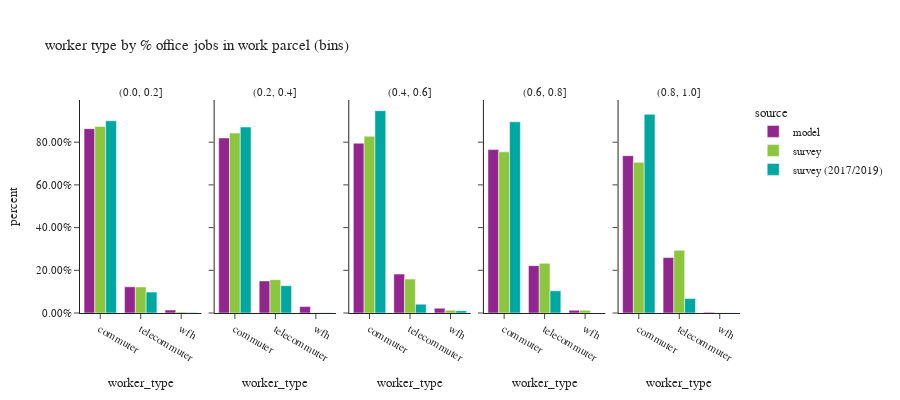

The notebook cell saved with this chart:
### Code cell
df_worker_count = workers.groupby(['source','% office jobs (bins)','worker_type'])['pdexpfac']. \
    sum().reset_index()
df_worker_count['percent'] = df_worker_count.groupby(['source','% office jobs (bins)'], group_keys=False)['pdexpfac']. \
    apply(lambda x: x / float(x.sum()))
df_worker_count = df_worker_count.loc[df_worker_count['% office jobs (bins)']!="no jobs"]

df_worker_count_ct = workers.groupby(['source','% office jobs (bins)','worker_type'])['pdexpfac'].count().reset_index(). \
    rename(columns={'pdexpfac':'sample count'})
df_worker_count = df_worker_count.merge(df_worker_count_ct, on=['source','% office jobs (bins)','worker_type']). \
    rename(columns={'pdexpfac':'total count'})

fig = px.bar(df_worker_count.sort_values(by=['source','% office jobs (bins)']), x='worker_type', y="percent",
             facet_col="% office jobs (bins)",color="source",hover_data=['sample count','total count'],
             barmode="group",
             title="worker type by % office jobs in work parcel (bins)")
fig.for_each_annotation(lambda a: a.update(text = a.text.split("=")[-1]))
fig.update_layout(height=400, width=900, font=dict(size=11))
fig.for_each_yaxis(lambda a: a.update(tickformat = ".2%"))
fig.update_xaxes(categoryorder='array', categoryarray= ['commuter','telecommuter','wfh'])
fig.show()

### Figure 1 — Plotly figure (JSON) as saved in the notebook; plotly's stock layout.template omitted (floating-point values rounded to 4 significant figures)
{"data": [{"alignmentgroup": "True", "customdata": [[783200.0, 783200.0], [111200.0, 111200.0], [12680.0, 12680.0]], "hovertemplate": "source=model<br>% office jobs (bins)=(0.0, 0.2]<br>worker_type=%{x}<br>percent=%{y}<br>sample count=%{customdata[0]}<br>total count=%{customdata[1]}<extra></extra>", "legendgroup": "model", "marker": {"color": "#91268F", "pattern": {"shape": ""}}, "name": "model", "offsetgroup": "model", "orientation": "v", "showlegend": true, "textposition": "auto", "type": "bar", "x": ["commuter", "telecommuter", "wfh"], "xaxis": "x", "y": [0.8634, 0.1226, 0.01398], "yaxis": "y"}, {"alignmentgroup": "True", "customdata": [[194100.0, 194100.0], [35600.0, 35600.0], [7096.0, 7096.0]], "hovertemplate": "source=model<br>% office jobs (bins)=(0.2, 0.4]<br>worker_type=%{x}<br>percent=%{y}<br>sample count=%{customdata[0]}<br>total count=%{customdata[1]}<extra></extra>", "legendgroup": "model", "marker": {"color": "#91268F", "pattern": {"shape": ""}}, "name": "model", "offsetgroup": "model", "orientation": "v", "showlegend": false, "textposition": "auto", "type": "bar", "x": ["commuter", "telecommuter", "wfh"], "xaxis": "x2", "y": [0.8197, 0.1503, 0.02996], "yaxis": "y2"}, {"alignmentgroup": "True", "customdata": [[126000.0, 126000.0], [28850.0, 28850.0], [3589.0, 3589.0]], "hovertemplate": "source=model<br>% office jobs (bins)=(0.4, 0.6]<br>worker_type=%{x}<br>percent=%{y}<br>sample count=%{customdata[0]}<br>total count=%{customdata[1]}<extra></extra>", "legendgroup": "model", "marker": {"color": "#91268F", "pattern": {"shape": ""}}, "name": "model", "offsetgroup": "model", "orientation": "v", "showlegend": false, "textposition": "auto", "type": "bar", "x": ["commuter", "telecommuter", "wfh"], "xaxis": "x3", "y": [0.7952, 0.1821, 0.02266], "yaxis": "y3"}, {"alignmentgroup": "True", "customdata": [[106800.0, 106800.0], [30960.0, 30960.0], [1796.0, 1796.0]], "hovertemplate": "source=model<br>% office jobs (bins)=(0.6, 0.8]<br>worker_type=%{x}<br>percent=%{y}<br>sample count=%{customdata[0]}<br>total count=%{customdata[1]}<extra></extra>", "legendgroup": "model", "marker": {"color": "#91268F", "pattern": {"shape": ""}}, "name": "model", "offsetgroup": "model", "orientation": "v", "showlegend": false, "textposition": "auto", "type": "bar", "x": ["commuter", "telecommuter", "wfh"], "xaxis": "x4", "y": [0.7653, 0.2218, 0.01287], "yaxis": "y4"}, {"alignmentgroup": "True", "customdata": [[164300.0, 164300.0], [57930.0, 57930.0], [752.0, 752.0]], "hovertemplate": "source=model<br>% office jobs (bins)=(0.8, 1.0]<br>worker_type=%{x}<br>percent=%{y}<br>sample count=%{customdata[0]}<br>total count=%{customdata[1]}<extra></extra>", "legendgroup": "model", "marker": {"color": "#91268F", "pattern": {"shape": ""}}, "name": "model", "offsetgroup": "model", "orientation": "v", "showlegend": false, "textposition": "auto", "type": "bar", "x": ["commuter", "telecommuter", "wfh"], "xaxis": "x5", "y": [0.7369, 0.2597, 0.003372], "yaxis": "y5"}, {"alignmentgroup": "True", "customdata": [[576.0, 465600.0], [150.0, 65180.0], [19.0, 2372.0]], "hovertemplate": "source=survey<br>% office jobs (bins)=(0.0, 0.2]<br>worker_type=%{x}<br>percent=%{y}<br>sample count=%{customdata[0]}<br>total count=%{customdata[1]}<extra></extra>", "legendgroup": "survey", "marker": {"color": "#8CC63E", "pattern": {"shape": ""}}, "name": "survey", "offsetgroup": "survey", "orientation": "v", "showlegend": true, "textposition": "auto", "type": "bar", "x": ["commuter", "telecommuter", "wfh"], "xaxis": "x", "y": [0.8733, 0.1223, 0.004448], "yaxis": "y"}, {"alignmentgroup": "True", "customdata": [[246.0, 194400.0], [100.0, 36020.0], [8.0, 280.6]], "hovertemplate": "source=survey<br>% office jobs (bins)=(0.2, 0.4]<br>worker_type=%{x}<br>percent=%{y}<br>sample count=%{customdata[0]}<br>total count=%{customdata[1]}<extra></extra>", "legendgroup": "survey", "marker": {"color": "#8CC63E", "pattern": {"shape": ""}}, "name": "survey", "offsetgroup": "survey", "orientation": "v", "showlegend": false, "textposition": "auto", "type": "bar", "x": ["commuter", "telecommuter", "wfh"], "xaxis": "x2", "y": [0.8427, 0.1561, 0.001216], "yaxis": "y2"}, {"alignmentgroup": "True", "customdata": [[143.0, 72280.0], [60.0, 13890.0], [6.0, 1164.0]], "hovertemplate": "source=survey<br>% office jobs (bins)=(0.4, 0.6]<br>worker_type=%{x}<br>percent=%{y}<br>sample count=%{customdata[0]}<br>total count=%{customdata[1]}<extra></extra>", "legendgroup": "survey", "marker": {"color": "#8CC63E", "pattern": {"shape": ""}}, "name": "survey", "offsetgroup": "survey", "orientation": "v", "showlegend": false, "textposition": "auto", "type": "bar", "x": ["commuter", "telecommuter", "wfh"], "xaxis": "x3", "y": [0.8277, 0.159, 0.01333], "yaxis": "y3"}, {"alignmentgroup": "True", "customdata": [[172.0, 63030.0], [109.0, 19420.0], [10.0, 1059.0]], "hovertemplate": "source=survey<br>% office jobs (bins)=(0.6, 0.8]<br>worker_type=%{x}<br>percent=%{y}<br>sample count=%{customdata[0]}<br>total count=%{customdata[1]}<extra></extra>", "legendgroup": "survey", "marker": {"color": "#8CC63E", "pattern": {"shape": ""}}, "name": "survey", "offsetgroup": "survey", "orientation": "v", "showlegend": false, "textposition": "auto", "type": "bar", "x": ["commuter", "telecommuter", "wfh"], "xaxis": "x4", "y": [0.7548, 0.2325, 0.01268], "yaxis": "y4"}, {"alignmentgroup": "True", "customdata": [[293.0, 112000.0], [186.0, 46590.0], [4.0, 153.3]], "hovertemplate": "source=survey<br>% office jobs (bins)=(0.8, 1.0]<br>worker_type=%{x}<br>percent=%{y}<br>sample count=%{customdata[0]}<br>total count=%{customdata[1]}<extra></extra>", "legendgroup": "survey", "marker": {"color": "#8CC63E", "pattern": {"shape": ""}}, "name": "survey", "offsetgroup": "survey", "orientation": "v", "showlegend": false, "textposition": "auto", "type": "bar", "x": ["commuter", "telecommuter", "wfh"], "xaxis": "x5", "y": [0.7055, 0.2936, 0.0009663], "yaxis": "y5"}, {"alignmentgroup": "True", "customdata": [[1341.0, 367500.0], [91.0, 39930.0], [14.0, 785.2]], "hovertemplate": "source=survey (2017/2019)<br>% office jobs (bins)=(0.0, 0.2]<br>worker_type=%{x}<br>percent=%{y}<br>sample count=%{customdata[0]}<br>total count=%{customdata[1]}<extra></extra>", "legendgroup": "survey (2017/2019)", "marker": {"color": "#00A7A0", "pattern": {"shape": ""}}, "name": "survey (2017/2019)", "offsetgroup": "survey (2017/2019)", "orientation": "v", "showlegend": true, "textposition": "auto", "type": "bar", "x": ["commuter", "telecommuter", "wfh"], "xaxis": "x", "y": [0.9003, 0.0978, 0.001923], "yaxis": "y"}, {"alignmentgroup": "True", "customdata": [[594.0, 158500.0], [47.0, 23310.0], [13.0, 151.2]], "hovertemplate": "source=survey (2017/2019)<br>% office jobs (bins)=(0.2, 0.4]<br>worker_type=%{x}<br>percent=%{y}<br>sample count=%{customdata[0]}<br>total count=%{customdata[1]}<extra></extra>", "legendgroup": "survey (2017/2019)", "marker": {"color": "#00A7A0", "pattern": {"shape": ""}}, "name": "survey (2017/2019)", "offsetgroup": "survey (2017/2019)", "orientation": "v", "showlegend": false, "textposition": "auto", "type": "bar", "x": ["commuter", "telecommuter", "wfh"], "xaxis": "x2", "y": [0.8711, 0.1281, 0.0008311], "yaxis": "y2"}, {"alignmentgroup": "True", "customdata": [[463.0, 62760.0], [27.0, 2745.0], [11.0, 719.1]], "hovertemplate": "source=survey (2017/2019)<br>% office jobs (bins)=(0.4, 0.6]<br>worker_type=%{x}<br>percent=%{y}<br>sample count=%{customdata[0]}<br>total count=%{customdata[1]}<extra></extra>", "legendgroup": "survey (2017/2019)", "marker": {"color": "#00A7A0", "pattern": {"shape": ""}}, "name": "survey (2017/2019)", "offsetgroup": "survey (2017/2019)", "orientation": "v", "showlegend": false, "textposition": "auto", "type": "bar", "x": ["commuter", "telecommuter", "wfh"], "xaxis": "x3", "y": [0.9477, 0.04144, 0.01086], "yaxis": "y3"}, {"alignmentgroup": "True", "customdata": [[649.0, 78120.0], [39.0, 9076.0], [9.0, 47.52]], "hovertemplate": "source=survey (2017/2019)<br>% office jobs (bins)=(0.6, 0.8]<br>worker_type=%{x}<br>percent=%{y}<br>sample count=%{customdata[0]}<br>total count=%{customdata[1]}<extra></extra>", "legendgroup": "survey (2017/2019)", "marker": {"color": "#00A7A0", "pattern": {"shape": ""}}, "name": "survey (2017/2019)", "offsetgroup": "survey (2017/2019)", "orientation": "v", "showlegend": false, "textposition": "auto", "type": "bar", "x": ["commuter", "telecommuter", "wfh"], "xaxis": "x4", "y": [0.8954, 0.104, 0.0005447], "yaxis": "y4"}, {"alignmentgroup": "True", "customdata": [[1168.0, 148500.0], [66.0, 10790.0], [4.0, 272.2]], "hovertemplate": "source=survey (2017/2019)<br>% office jobs (bins)=(0.8, 1.0]<br>worker_type=%{x}<br>percent=%{y}<br>sample count=%{customdata[0]}<br>total count=%{customdata[1]}<extra></extra>", "legendgroup": "survey (2017/2019)", "marker": {"color": "#00A7A0", "pattern": {"shape": ""}}, "name": "survey (2017/2019)", "offsetgroup": "survey (2017/2019)", "orientation": "v", "showlegend": false, "textposition": "auto", "type": "bar", "x": ["commuter", "telecommuter", "wfh"], "xaxis": "x5", "y": [0.9307, 0.06762, 0.001706], "yaxis": "y5"}], "layout": {"annotations": [{"font": {}, "showarrow": false, "text": "(0.0, 0.2]", "x": 0.092, "xanchor": "center", "xref": "paper", "y": 1.0, "yanchor": "bottom", "yref": "paper"}, {"font": {}, "showarrow": false, "text": "(0.2, 0.4]", "x": 0.296, "xanchor": "center", "xref": "paper", "y": 1.0, "yanchor": "bottom", "yref": "paper"}, {"font": {}, "showarrow": false, "text": "(0.4, 0.6]", "x": 0.5, "xanchor": "center", "xref": "paper", "y": 1.0, "yanchor": "bottom", "yref": "paper"}, {"font": {}, "showarrow": false, "text": "(0.6, 0.8]", "x": 0.704, "xanchor": "center", "xref": "paper", "y": 1.0, "yanchor": "bottom", "yref": "paper"}, {"font": {}, "showarrow": false, "text": "(0.8, 1.0]", "x": 0.908, "xanchor": "center", "xref": "paper", "y": 1.0, "yanchor": "bottom", "yref": "paper"}], "barmode": "group", "font": {"size": 11}, "height": 400, "legend": {"title": {"text": "source"}, "tracegroupgap": 0}, "title": {"text": "worker type by % office jobs in work parcel (bins)"}, "width": 900, "xaxis": {"anchor": "y", "categoryarray": ["commuter", "telecommuter", "wfh"], "categoryorder": "array", "domain": [0.0, 0.184], "title": {"text": "worker_type"}}, "xaxis2": {"anchor": "y2", "categoryarray": ["commuter", "telecommuter", "wfh"], "categoryorder": "array", "domain": [0.204, 0.388], "matches": "x", "title": {"text": "worker_type"}}, "xaxis3": {"anchor": "y3", "categoryarray": ["commuter", "telecommuter", "wfh"], "categoryorder": "array", "domain": [0.408, 0.592], "matches": "x", "title": {"text": "worker_type"}}, "xaxis4": {"anchor": "y4", "categoryarray": ["commuter", "telecommuter", "wfh"], "categoryorder": "array", "domain": [0.612, 0.796], "matches": "x", "title": {"text": "worker_type"}}, "xaxis5": {"anchor": "y5", "categoryarray": ["commuter", "telecommuter", "wfh"], "categoryorder": "array", "domain": [0.816, 1.0], "matches": "x", "title": {"text": "worker_type"}}, "yaxis": {"anchor": "x", "domain": [0.0, 1.0], "tickformat": ".2%", "title": {"text": "percent"}}, "yaxis2": {"anchor": "x2", "domain": [0.0, 1.0], "matches": "y", "showticklabels": false, "tickformat": ".2%"}, "yaxis3": {"anchor": "x3", "domain": [0.0, 1.0], "matches": "y", "showticklabels": false, "tickformat": ".2%"}, "yaxis4": {"anchor": "x4", "domain": [0.0, 1.0], "matches": "y", "showticklabels": false, "tickformat": ".2%"}, "yaxis5": {"anchor": "x5", "domain": [0.0, 1.0], "matches": "y", "showticklabels": false, "tickformat": ".2%"}}}
